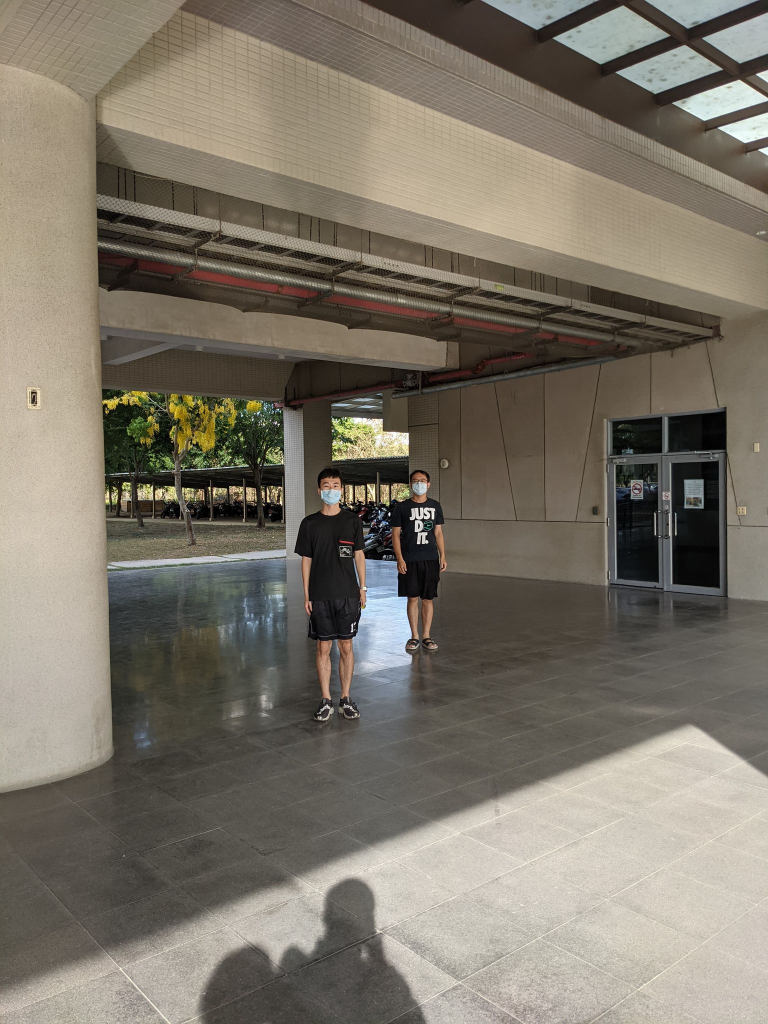
#> input picture Hw4/pic3.jpg, 1536 x 2048 px (shown at 1/2 size)
$ python Hw4_pic3.py
#> lines starting #> are read from the running program, lines starting #| are printed output that depends on the picture; after the words box and inside, x2 and y2 are one past the last pixel; in counts of white or black regions, pixels touching at a corner belong together
import numpy as np
import cv2

img = cv2.imread('pic3.jpg')
#> img is the input picture: shape (2048, 1536, 3); mean B, G, R 104.8, 117, 123.9
img = cv2.resize(img, (512, 512), interpolation=cv2.INTER_AREA)
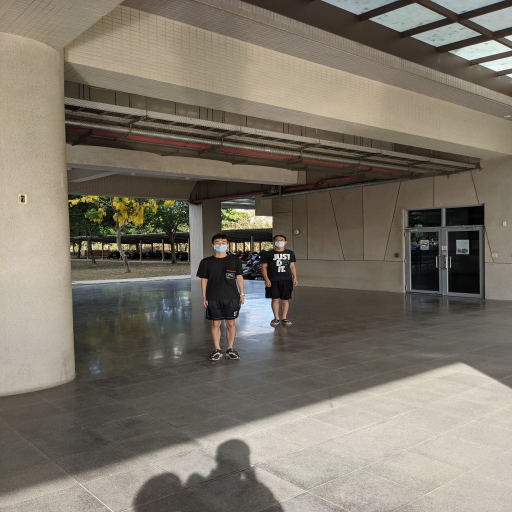
#> img: shape (512, 512, 3); mean B, G, R 104.8, 117, 123.9
constant = cv2.copyMakeBorder(img,0,0,400,400,cv2.BORDER_CONSTANT,value=(255,255,255))
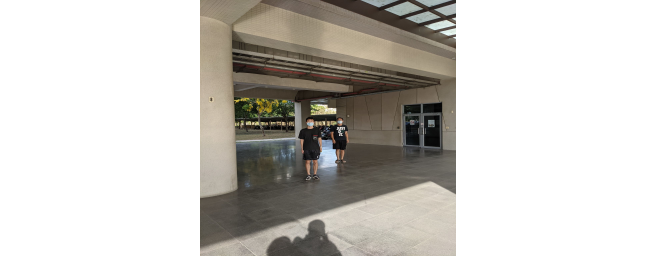
#> constant: shape (512, 1312, 3) (shown at 1/2 size); mean B, G, R 196.4, 201.1, 203.8

blur_img = cv2.GaussianBlur(constant, (0, 0), 25)
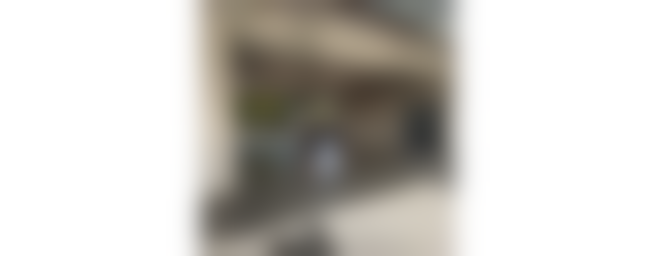
#> blur_img: shape (512, 1312, 3) (shown at 1/2 size); mean B, G, R 196.4, 201.1, 203.9
usm = cv2.addWeighted(constant, 1.5, blur_img, -0.5, 0)
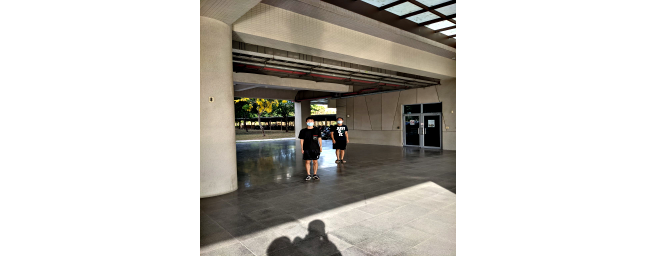
#> usm: shape (512, 1312, 3) (shown at 1/2 size); mean B, G, R 195.6, 200.5, 203.3

gray = cv2.cvtColor(usm, cv2.COLOR_RGB2GRAY)
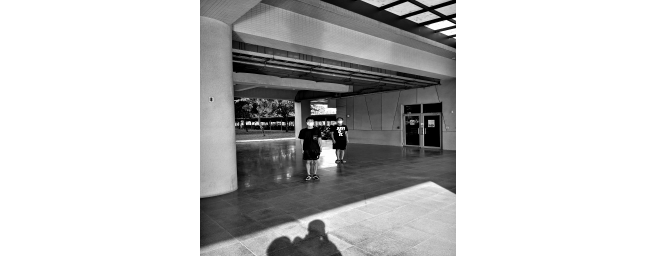
#> gray: shape (512, 1312) (shown at 1/2 size); min 0, max 255, mean 199.4
res,gray2 =cv2.threshold(gray,120, 255, cv2.THRESH_TOZERO)
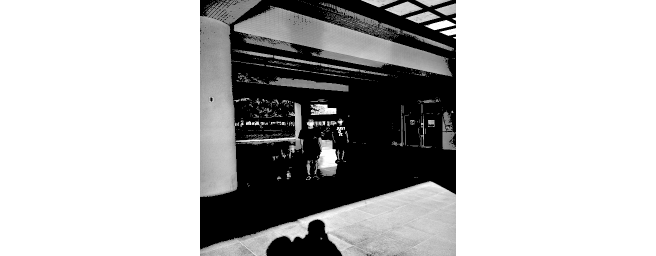
#> gray2: shape (512, 1312) (shown at 1/2 size); min 0, max 255, mean 185.3
edges = cv2.Canny(gray2,800,10)
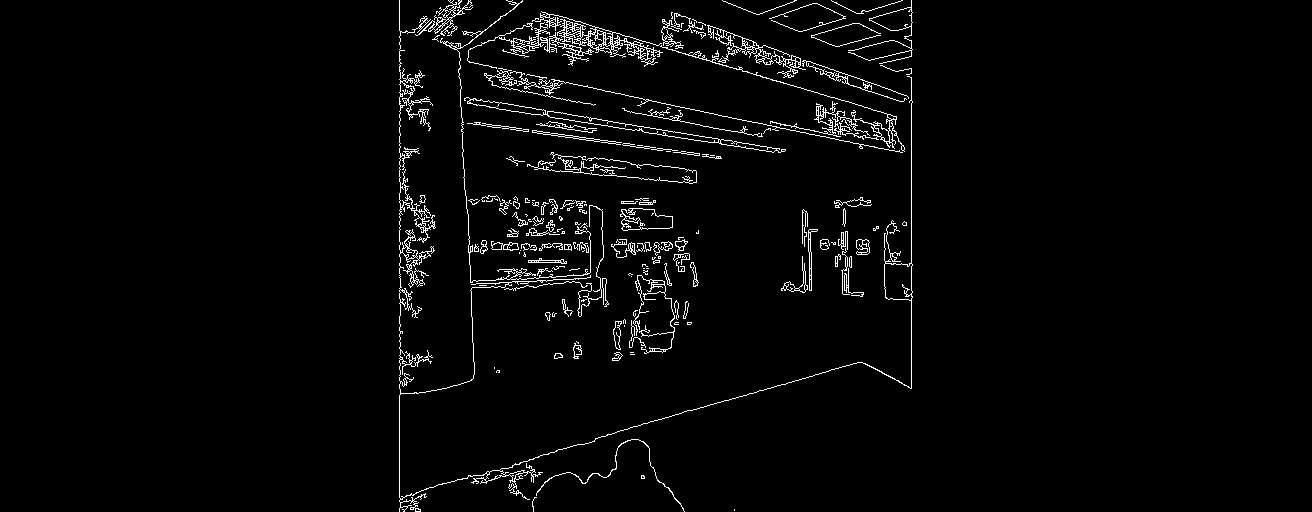
#> edges: shape (512, 1312); 2.7% white in thin lines or dots, all inside (x1, y1, x2, y2) = (399, 0, 913, 512)

lines = cv2.HoughLines(edges, 1, np.pi/120, 120, min_theta=np.pi/36, max_theta=np.pi-np.pi/36)
#> lines = 31 rows, first 8: [18, 1.74], [-11, 1.76], [585, 1.29], [-149, 1.87], [55, 1.71], [24, 1.74], [-7, 1.66], [-43, 1.79]
'''
for line in lines:

    rho,theta = line[0]
    a = np.cos(theta)
    b = np.sin(theta)
    x0 = a*rho
    y0 = b*rho
    x1 = int(x0 + 1000*(-b))
    y1 = int(y0 + 1000*(a))
    x2 = int(x0 - 1000*(-b))
    y2 = int(y0 - 1000*(a))
    cv2.line(constant,(x1,y1),(x2,y2),(0,255,0),1)
'''


flag1 = 0
flag2 = 0
list1 = []
list2 = []
for line in lines:
    if flag1 == 2:break
    rho,theta = line[0]
    a = np.cos(theta)
    b = np.sin(theta)
    x0 = a*rho
    y0 = b*rho
    x1 = int(x0 + 1000*(-b))
    y1 = int(y0 + 1000*(a))
    x2 = int(x0 - 1000*(-b))
    y2 = int(y0 - 1000*(a))
    #cv2.line(constant,(x1,y1),(x2,y2),(0,255,0),1)
    list1.append([x1,y1])
    list1.append([x2,y2])
    flag1 += 1
#> this loop made 3 passes
#> (rho, theta, a, b, x0, y0, x1, y1) on passes 1 to 2: (18, 1.74, -0.165, 0.986, -2.97, 17.75, -989, -147), (-11, 1.76, -0.191, 0.982, 2.1, -10.8, -979, -201)
#> after the loop, flag1 = 2; list1 = [[-989, -147], [983, 182], [-979, -201], [983, 180]]

for line in lines:
    if flag2 == 3:break
    rho,theta = line[0]
    a = np.cos(theta)
    b = np.sin(theta)
    x0 = a*rho
    y0 = b*rho
    x1 = int(x0 + 1000*(-b))
    y1 = int(y0 + 1000*(a))
    x2 = int(x0 - 1000*(-b))
    y2 = int(y0 - 1000*(a))
    if (y2-y1)/(x2-x1)<0 :
        #cv2.line(constant,(x1,y1),(x2,y2),(0,255,0),1)
        list2.append([x1,y1])
        list2.append([x2,y2])
        flag2 += 1
#> this loop made 20 passes
#> (rho, theta, a, b, x0, y0, x1, y1) on passes 1 to 8: (18, 1.74, -0.165, 0.986, -2.97, 17.75, -989, -147), (-11, 1.76, -0.191, 0.982, 2.1, -10.8, -979, -201), (585, 1.29, 0.276, 0.961, 161.2, 562.3, -800, 837), (-149, 1.87, -0.292, 0.956, 43.56, -142.5, -912, -434), (55, 1.71, -0.139, 0.99, -7.65, 54.46, -997, -84), (24, 1.74, -0.165, 0.986, -3.96, 23.67, -990, -141), (-7, 1.66, -0.0872, 0.996, 0.61, -6.97, -995, -94), (-43, 1.79, -0.216, 0.976, 9.31, -41.98, -966, -258)
#> after the loop, flag2 = 3; list2 = [[-800, 837], [1122, 286], [-987, 314], [1010, 227], [-995, 275], [1004, 240]]

x1 = list1[0][0]
#> x1 = -989
y1 = list1[0][1]
#> y1 = -147
x2 = list1[1][0]
#> x2 = 983
y2 = list1[1][1]
#> y2 = 182
x3 = list1[2][0]
#> x3 = -979
y3 = list1[2][1]
#> y3 = -201
x4 = list1[3][0]
#> x4 = 983
y4 = list1[3][1]
#> y4 = 180

X1 = list2[0][0]
#> X1 = -800
Y1 = list2[0][1]
#> Y1 = 837
X2 = list2[1][0]
#> X2 = 1122
Y2 = list2[1][1]
#> Y2 = 286
X3 = list2[4][0]
#> X3 = -995
Y3 = list2[4][1]
#> Y3 = 275
X4 = list2[5][0]
#> X4 = 1004
Y4 = list2[5][1]
#> Y4 = 240

x0 = ((x3-x4) * (x2*y1 - x1*y2) - (x1-x2) * (x4*y3 - x3*y4)) / ((x3-x4) * (y1-y2) - (x1-x2) * (y3-y4))
#> x0 = 1056.1
y0 = ((y3-y4) * (y2*x1 - y1*x2) - (y1-y2) * (y4*x3 - y3*x4)) / ((y3-y4) * (x1-x2) - (y1-y2) * (x3-x4))
#> y0 = 194.2
X0 = ((X3-X4) * (X2*Y1 - X1*Y2) - (X1-X2) * (X4*Y3 - X3*Y4)) / ((X3-X4) * (Y1-Y2) - (X1-X2) * (Y3-Y4))
#> X0 = 1300.6
Y0 = ((Y3-Y4) * (Y2*X1 - Y1*X2) - (Y1-Y2) * (Y4*X3 - Y3*X4)) / ((Y3-Y4) * (X1-X2) - (Y1-Y2) * (X3-X4))
#> Y0 = 234.8
#cv2.line(constant,(int(X3),int(Y3)),(int(X4),int(Y4)),(0,127,0),1)
#print((int(x0),int(y0)),(int(X0),int(Y0)))

length = 180*(6842/6843)/(86/87)
print("%.1f" %length)
# [7 lines of commented-out code are left out]

$ run again, with Hw4/pic1.jpg copied over Hw4/pic3.jpg
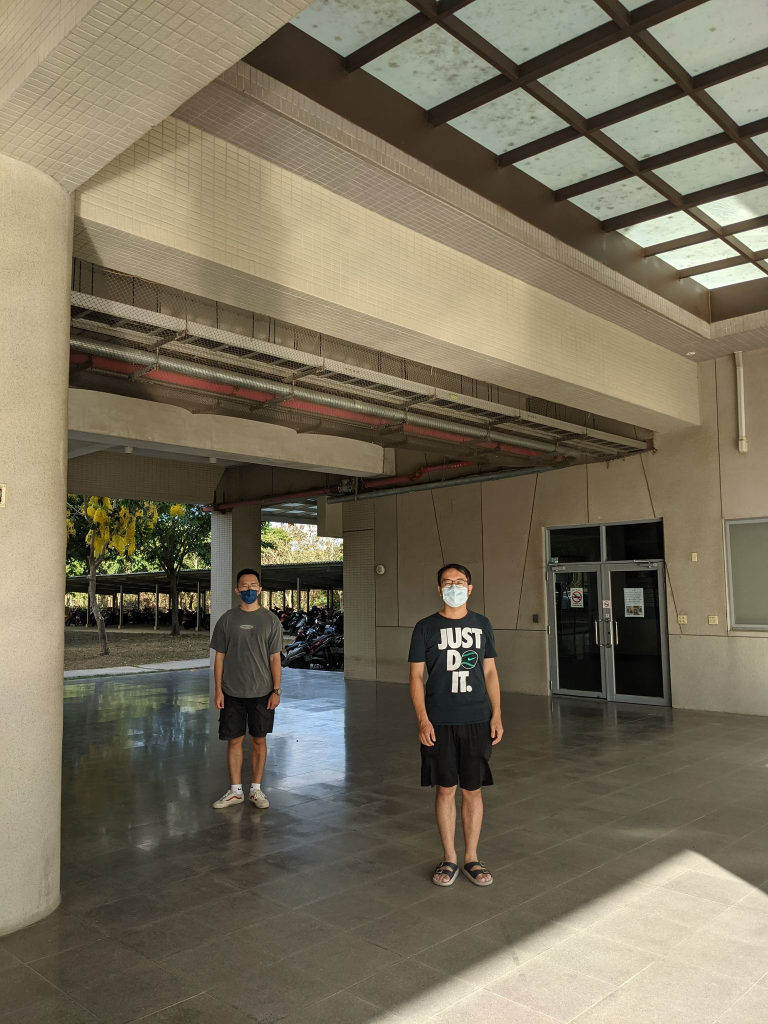
#> input picture Hw4/pic1.jpg, 1536 x 2048 px (shown at 1/2 size)
#> img is the input picture: shape (2048, 1536, 3); mean B, G, R 91.2, 111, 118.9
#> img: shape (512, 512, 3)
#> `res,gray2 =cv2.threshold(gray,120, 255, cv2.THRESH_TOZERO)`:
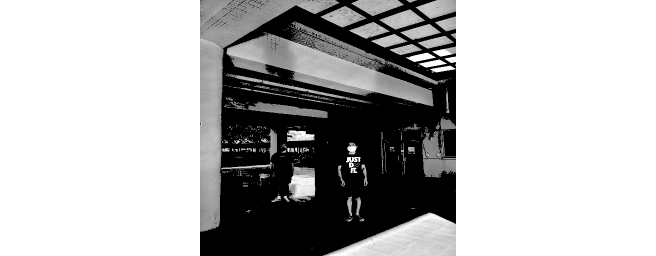
#> gray2: shape (512, 1312) (shown at 1/2 size); min 0, max 255, mean 182.7
#> `edges = cv2.Canny(gray2,800,10)`:
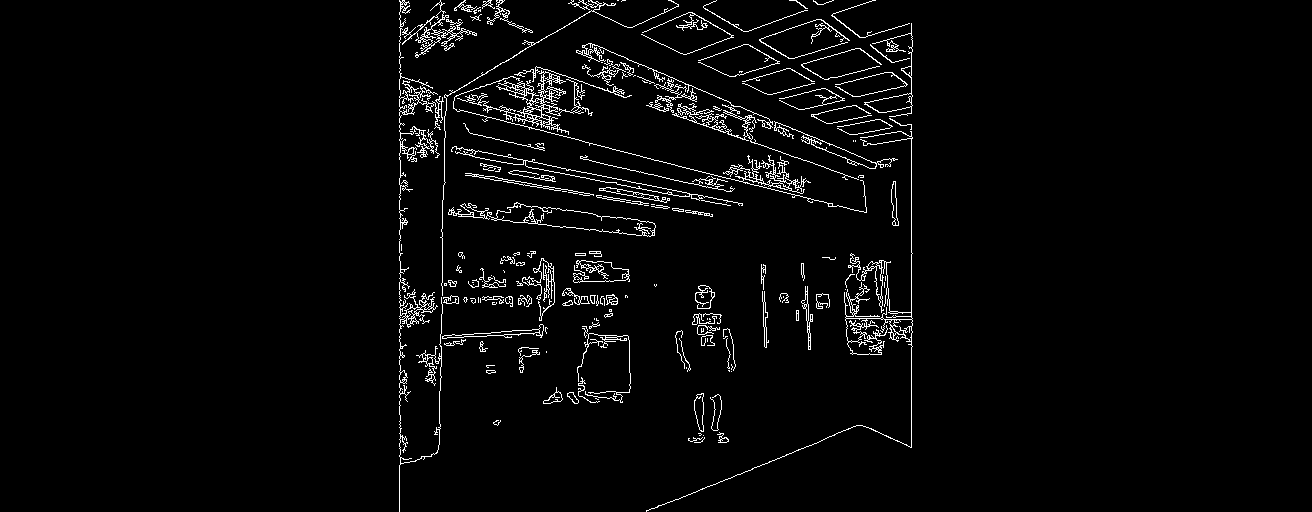
#> edges: shape (512, 1312); 3% white in thin lines or dots, all inside (x1, y1, x2, y2) = (399, 0, 913, 512)
#> lines = 23 rows, first 8: [-163, 1.95], [-4, 1.82], [284, 1.24], [-191, 1.97], [63, 1.76], [58, 1.76], [716, 1.19], [161, 1.68]
#> the loop `for line in lines:` made 3 passes
#> (rho, theta, a, b, x0, y0, x1, y1) on passes 1 to 2: (-163, 1.95, -0.367, 0.93, 59.74, -151.7, -870, -518), (-4, 1.82, -0.242, 0.97, 0.968, -3.88, -969, -245)
#> after the loop `for line in lines:`: flag1 = 2; list1 = [[-870, -518], [990, 214], [-969, -245], [971, 238]]
#> the loop `for line in lines:` made 18 passes
#> (rho, theta, a, b, x0, y0, x1, y1) on passes 1 to 8: (-163, 1.95, -0.367, 0.93, 59.74, -151.7, -870, -518), (-4, 1.82, -0.242, 0.97, 0.968, -3.88, -969, -245), (284, 1.24, 0.326, 0.946, 92.46, 268.5, -853, 594), (-191, 1.97, -0.391, 0.921, 74.63, -175.8, -845, -566), (63, 1.76, -0.191, 0.982, -12.02, 61.84, -993, -128), (58, 1.76, -0.191, 0.982, -11.07, 56.93, -992, -133), (716, 1.19, 0.375, 0.927, 268.2, 663.9, -658, 1038), (161, 1.68, -0.113, 0.994, -18.23, 160, -1011, 46)
#> after the loop `for line in lines:`: flag2 = 3; list2 = [[-853, 594], [1037, -57], [-658, 1038], [1195, 289], [-834, 622], [1038, -77]]
#> `x1 = list1[0][0]`: x1 = -870
#> `y1 = list1[0][1]`: y1 = -518
#> `x2 = list1[1][0]`: x2 = 990
#> `y2 = list1[1][1]`: y2 = 214
#> x3 = -969
#> y3 = -245
#> x4 = 971
#> y4 = 238
#> X1 = -853
#> Y1 = 594
#> X2 = 1037
#> Y2 = -57
#> X3 = -834
#> Y3 = 622
#> X4 = 1038
#> Y4 = -77
#> `x0 = ((x3-x4) * (x2*y1 - x1*y2) - (x1-x2) * (x4*y3 - x3*y4)) / ((x3-x4..`: x0 = 1188.7
#> `y0 = ((y3-y4) * (y2*x1 - y1*x2) - (y1-y2) * (y4*x3 - y3*x4)) / ((y3-y4..`: y0 = 292.2
#> X0 = 359.1
#> Y0 = 176.5

$ run again, with Hw4/pic4.jpg copied over Hw4/pic3.jpg
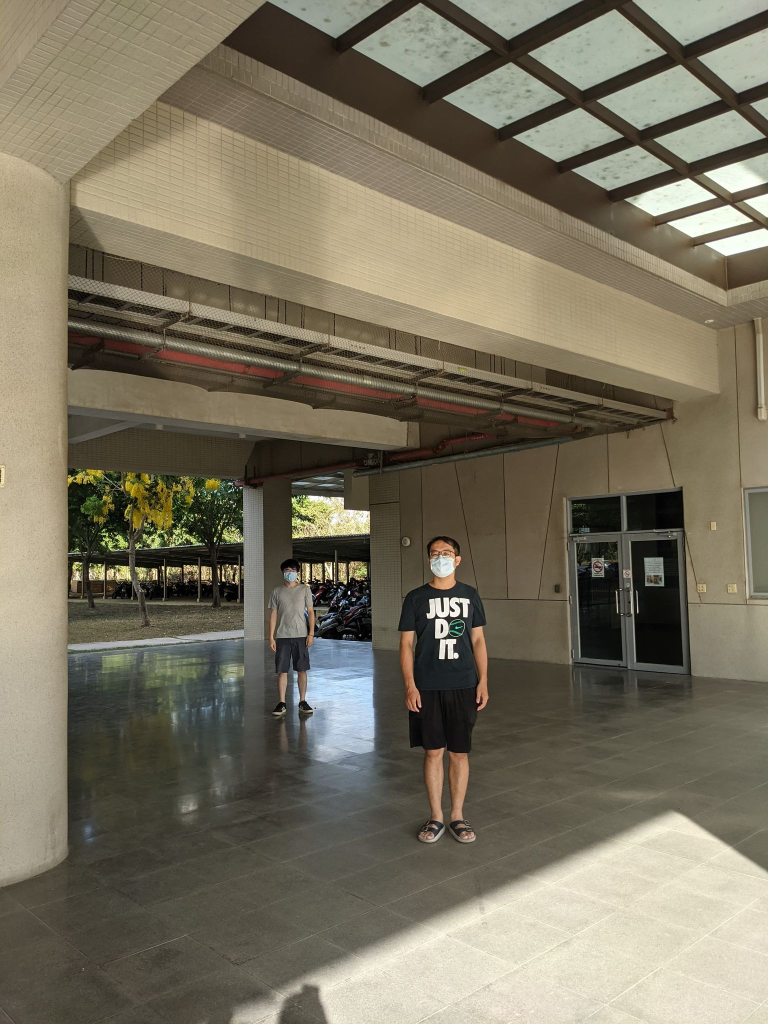
#> input picture Hw4/pic4.jpg, 1536 x 2048 px (shown at 1/2 size)
#> img is the input picture: shape (2048, 1536, 3); mean B, G, R 95.5, 113.8, 120.5
#> img: shape (512, 512, 3)
#> `res,gray2 =cv2.threshold(gray,120, 255, cv2.THRESH_TOZERO)`:
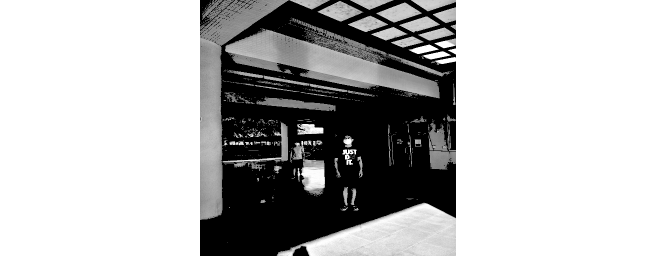
#> gray2: shape (512, 1312) (shown at 1/2 size); min 0, max 255, mean 183.8
#> `edges = cv2.Canny(gray2,800,10)`:
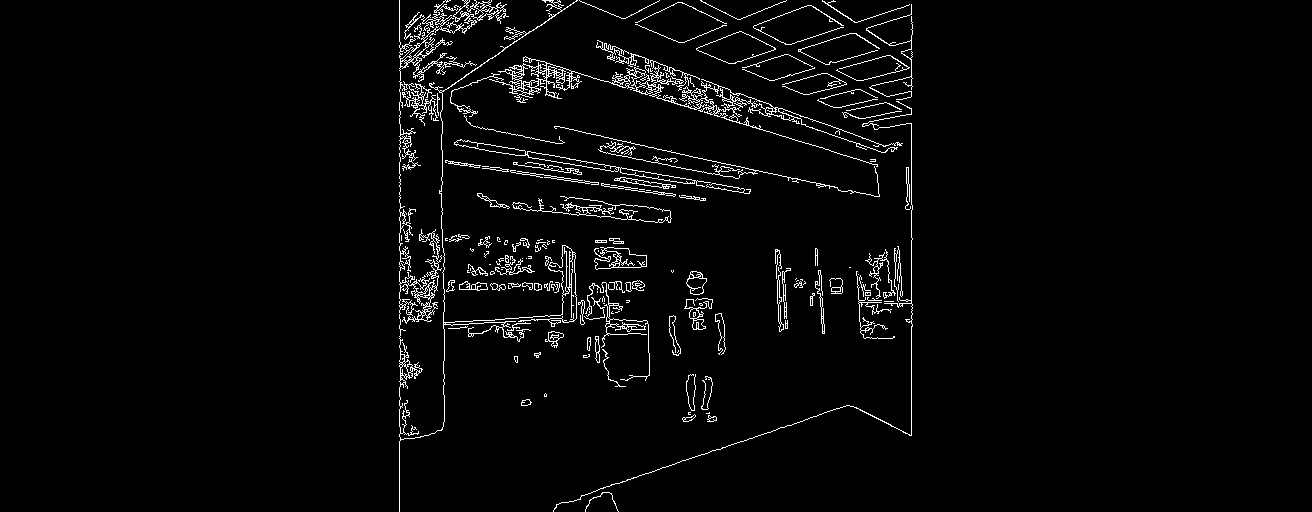
#> edges: shape (512, 1312); 3% white in thin lines or dots, all inside (x1, y1, x2, y2) = (399, 0, 913, 512)
#> lines = 42 rows, first 8: [-99, 1.87], [2, 1.79], [-166, 1.92], [67, 1.74], [658, 1.24], [34, 1.76], [63, 1.74], [-54, 1.79]
#> the loop `for line in lines:` made 3 passes
#> (rho, theta, a, b, x0, y0, x1, y1) on passes 1 to 2: (-99, 1.87, -0.292, 0.956, 28.94, -94.67, -927, -387), (2, 1.79, -0.216, 0.976, -0.433, 1.95, -976, -214)
#> after the loop `for line in lines:`: flag1 = 2; list1 = [[-927, -387], [985, 197], [-976, -214], [975, 218]]
#> the loop `for line in lines:` made 25 passes
#> (rho, theta, a, b, x0, y0, x1, y1) on passes 1 to 8: (-99, 1.87, -0.292, 0.956, 28.94, -94.67, -927, -387), (2, 1.79, -0.216, 0.976, -0.433, 1.95, -976, -214), (-166, 1.92, -0.342, 0.94, 56.78, -156, -882, -498), (67, 1.74, -0.165, 0.986, -11.06, 66.08, -997, -98), (658, 1.24, 0.326, 0.946, 214.2, 622.2, -731, 947), (34, 1.76, -0.191, 0.982, -6.49, 33.38, -988, -157), (63, 1.74, -0.165, 0.986, -10.4, 62.14, -996, -102), (-54, 1.79, -0.216, 0.976, 11.69, -52.72, -964, -269)
#> after the loop `for line in lines:`: flag2 = 3; list2 = [[-731, 947], [1159, 296], [-972, 421], [1022, 282], [-972, 424], [1022, 285]]
#> `x1 = list1[0][0]`: x1 = -927
#> `y1 = list1[0][1]`: y1 = -387
#> `x2 = list1[1][0]`: x2 = 985
#> `y2 = list1[1][1]`: y2 = 197
#> x3 = -976
#> y3 = -214
#> x4 = 975
#> y4 = 218
#> X1 = -731
#> Y1 = 947
#> X2 = 1159
#> Y2 = 296
#> X3 = -972
#> Y3 = 424
#> X4 = 1022
#> Y4 = 285
#> `x0 = ((x3-x4) * (x2*y1 - x1*y2) - (x1-x2) * (x4*y3 - x3*y4)) / ((x3-x4..`: x0 = 1261.3
#> `y0 = ((y3-y4) * (y2*x1 - y1*x2) - (y1-y2) * (y4*x3 - y3*x4)) / ((y3-y4..`: y0 = 281.4
#> X0 = 1233.8
#> Y0 = 270.2
